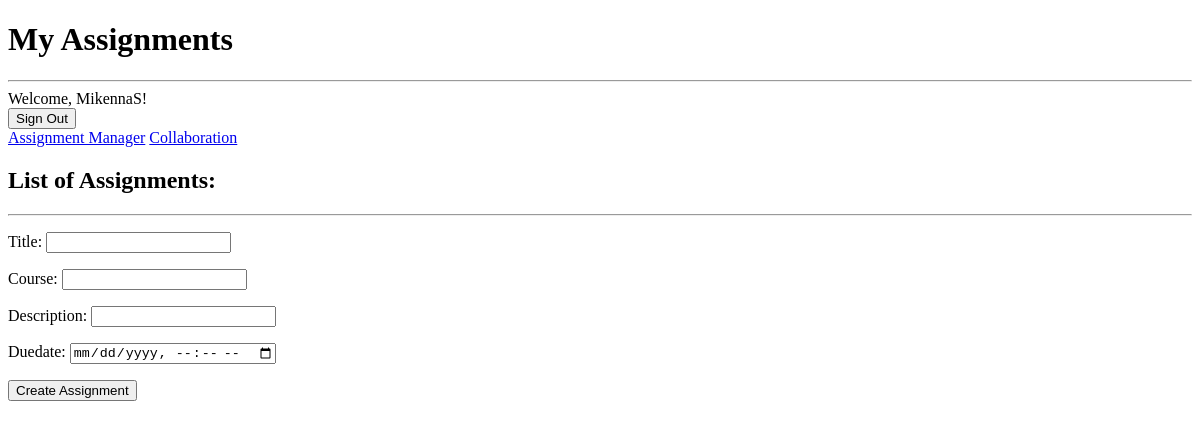
Page / (signed in) on the earlier database version.
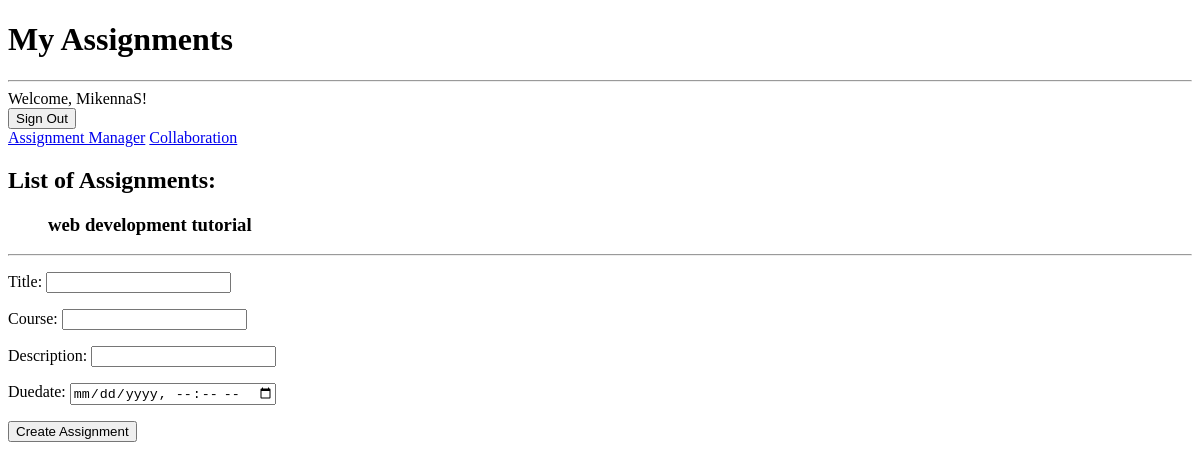
Same page on the later database version.
### studyapp/models.py (models this page shows, shortened)
class Assignment(models.Model):
    user = models.ForeignKey(settings.AUTH_USER_MODEL, on_delete=models.CASCADE, default=1)
    title = models.CharField(max_length=50)
    course = models.CharField(max_length=100)
    description = models.CharField(max_length=255)
    completed = models.BooleanField(default=False)

### studyapp/views.py (the view)
# urls.py: path('', views.index, name='index'),
@login_required()
def index(request):
    assignments = Assignment.objects.filter(user=request.user)
    form = AssignmentForm()
    return render(request, 'index.html', {'form': form, 'assignments': assignments})

### studyapp/form.py
class AssignmentForm(forms.ModelForm):
    dueDate = forms.DateTimeField(
        widget=forms.DateTimeInput(attrs={'type': 'datetime-local'}),
        input_formats=['%Y-%m-%dT%H:%M']
    )
    class Meta:
        model = Assignment
        fields = ['title', 'course', 'description', 'dueDate']

### studyapp/templates/index.html (shortened to what this page needs)
<!DOCTYPE html>
<html lang="en">
<head>
</head>
<body>
<h1>My Assignments</h1>
<hr>
   {% if user.is_authenticated %}
    Welcome, {{ user.username }}!
{% else %}
    Welcome, Guest!
{% endif %}
{% if user.is_authenticated %}
    <form action="{% url 'logout' %}" method="post">
        <input type="submit" value="Sign Out">
    </form>
{% endif %}
 <nav class="navbar navbar-expand-lg navbar-light bg-light">
        <a class="navbar-brand" href="/">Assignment Manager</a>
        <a href="collaboration/">Collaboration</a>
    </nav>
<h2>List of Assignments:</h2>
<ul>
   {% for assignment in assignments %}
       <h3>
       {% if assignment.completed %}
           <s>{{ assignment.course }}</s>
           <s>{{ assignment.title }}</s>
       {% else %}
           {{ assignment.course }}
           {{ assignment.title }}
       {% endif %}
       </h3>
     {% endfor %}
   </ul>
<hr>
<form method="post" action="{% url 'create_assignment' %}">
    {{ form.as_p }}
    <button type="submit">Create Assignment</button>
</form>
</body>
</html>

Differences in the rows shown:
added Assignment: course "web development", title "tutorial"
